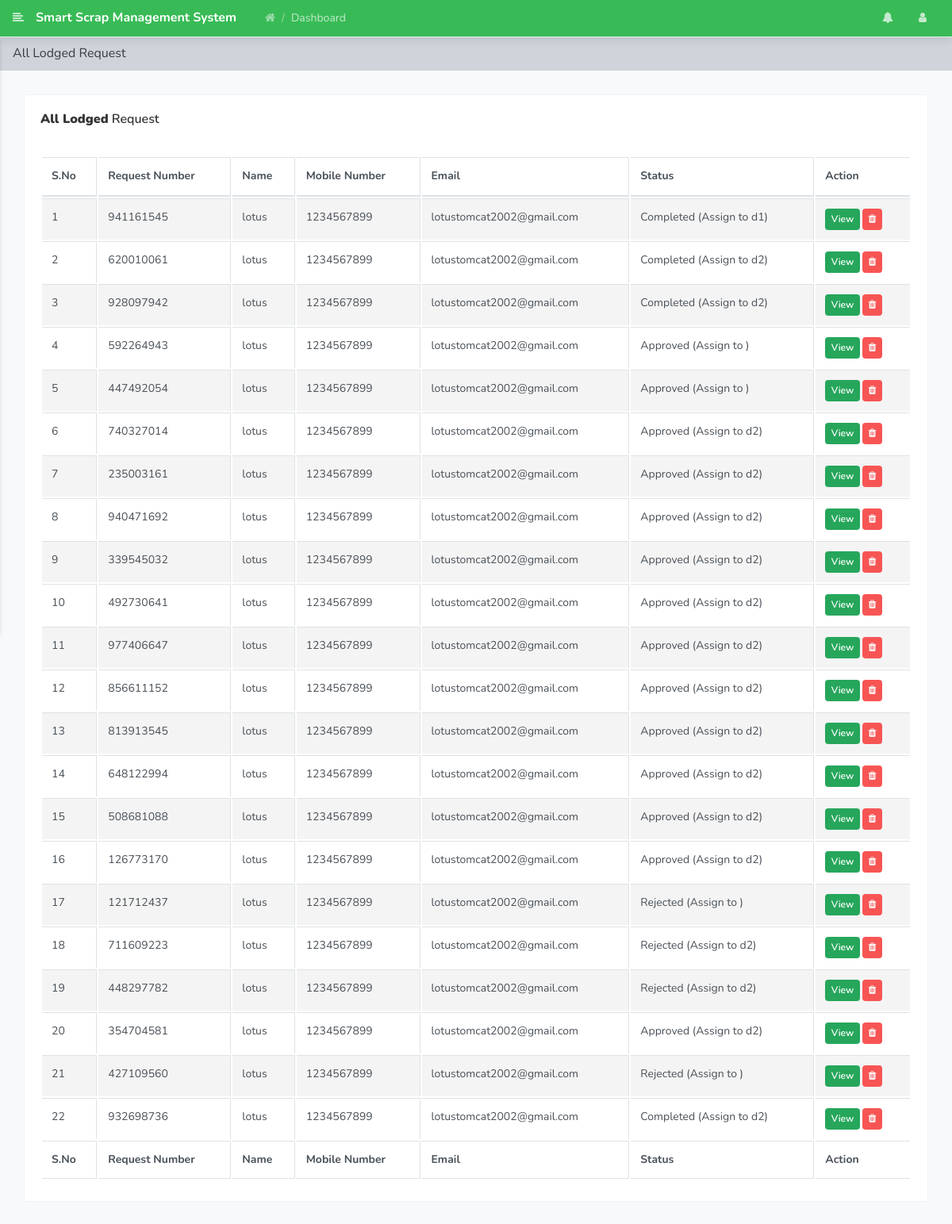
Page /admin/all-complain.php (signed in) on the committed database.
### tables this page shows
CREATE TABLE `tbllodgedcomplain` (
  `ID` int(10) NOT NULL,
  `UserID` int(10) DEFAULT NULL,
  `ComplainNumber` int(10) DEFAULT NULL,
  `Area` varchar(250) DEFAULT NULL,
  `Locality` varchar(250) DEFAULT NULL,
  `Landmark` varchar(250) DEFAULT NULL,
  `Address` mediumtext DEFAULT NULL,
  `Paymentmode` varchar(50) DEFAULT NULL,
  `Photo` varchar(250) DEFAULT NULL,
  `Note` mediumtext DEFAULT NULL,
  `Upi` int(15) DEFAULT NULL,
  `Date` date DEFAULT NULL,
  `Scraptype` varchar(250) DEFAULT NULL,
  `Pin` int(50) DEFAULT NULL,
  `Time` time DEFAULT NULL,
  `ComplainDate` timestamp NOT NULL DEFAULT current_timestamp(),
  `Remark` varchar(250) DEFAULT NULL,
  `Status` varchar(100) DEFAULT NULL,
  `AssignTo` varchar(100) DEFAULT NULL,
  `AssignDate` date DEFAULT NULL,
  `UpdationDate` timestamp NULL DEFAULT NULL,
  `DriverName` varchar(250) DEFAULT NULL,
  `DriverMobile` varchar(15) DEFAULT NULL,
  `Amount` int(15) DEFAULT NULL,
  `PaymentDateTime` datetime DEFAULT NULL,
  `LocationStatus` varchar(50) DEFAULT 'unverified'
);

CREATE TABLE `tbluser` (
  `ID` int(10) NOT NULL,
  `FullName` varchar(250) DEFAULT NULL,
  `UserName` varchar(250) DEFAULT NULL,
  `MobileNumber` bigint(20) DEFAULT NULL,
  `Email` varchar(250) DEFAULT NULL,
  `Password` varchar(250) DEFAULT NULL,
  `RegDate` timestamp NULL DEFAULT current_timestamp()
);

### admin/all-complain.php (the view, shortened to what this page needs)
<?php
include('includes/dbconnection.php');
if (strlen($_SESSION['vamsaid']==0)) {
  header('location:logout.php');
  } else{
  ?>
<!doctype html>
<html lang="en">
<head>
    <link rel="stylesheet" href="../assets/vendor/themify-icons/themify-icons.css">
    <link rel="stylesheet" href="../assets/vendor/fontawesome/css/font-awesome.min.css">
    <link rel="stylesheet" href="../assets/vendor/jquery-datatable/dataTables.bootstrap4.min.css">
    <link  rel="stylesheet" href="../assets/css/main.css">
</head>
<body class="theme-indigo">
<?php include_once('includes/header.php');?>
    <div class="main_content" id="main-content">
        <div class="page">
            <nav class="navbar navbar-expand-lg navbar-light bg-light">
                <a class="navbar-brand" href="javascript:void(0);">All Lodged Request</a>
            </nav>
            <div class="container-fluid">
                <div class="row clearfix">
                    <div class="col-lg-12">
                        <div class="card">
                            <div class="header">
                                <h2><strong>All Lodged</strong> Request</h2>
                            </div>
                            <div class="body">
                                <div class="table-responsive">
                                    <table class="table table-bordered table-striped table-hover js-basic-example dataTable">
                                        <thead>
                                            <tr>
                                               <th>S.No</th>
                                        <th>Request Number</th>
                                        <th>Name</th>
                                        <th>Mobile Number</th>
                                        <th>Email</th>
                                    <th>Status</th>
                                        <th>Action</th>
                                            </tr>
                                        </thead>
                                        <tfoot>
                                            <tr>
                                              <th>S.No</th>
                                        <th>Request Number</th>
                                        <th>Name</th>
                                        <th>Mobile Number</th>
                                        <th>Email</th>
                                    <th>Status</th>
                                        <th>Action</th>
                                            </tr>
                                        </tfoot>
                                        <tbody>
                                            <tr>
                                               <?php
$sql="SELECT tbllodgedcomplain.ComplainNumber,tbllodgedcomplain.AssignTo,tbllodgedcomplain.ID as compid,tbllodgedcomplain.Status,tbluser.ID as uid,tbluser.FullName,tbluser.MobileNumber,tbluser.Email from tbllodgedcomplain join tbluser on tbluser.ID=tbllodgedcomplain.UserID";
$query = $dbh -> prepare($sql);
$query->execute();
$results=$query->fetchAll(PDO::FETCH_OBJ);
$cnt=1;
if($query->rowCount() > 0)
{
foreach($results as $row)
{               ?>
                                              <td><?php echo htmlentities($cnt);?></td>
                                        <td><?php  echo htmlentities($row->ComplainNumber);?></td>
                                        <td><?php  echo htmlentities($row->FullName);?></td>
                                        <td><?php  echo htmlentities($row->MobileNumber);?></td>
                                        <td><?php  echo htmlentities($row->Email);?></td>
                                             <?php if($row->Status==""){ ?>
                     <td><?php echo "Not Updated Yet"; ?></td>
<?php } else { ?>                  <td><?php  echo htmlentities($row->Status);?> (Assign to <?php  echo htmlentities($row->AssignTo);?>)
                  </td>
                  <?php } ?>
                  <td>
  <a href="view-complain-detail.php?editid=<?php echo htmlentities($row->compid); ?>&comid=<?php echo htmlentities($row->ComplainNumber); ?>" class="btn btn-primary btn-sm">View</a>
  <a href="all-complain.php?delid=<?php echo htmlentities($row->compid); ?>" class="btn btn-danger btn-sm" onclick="return confirm('Are you sure you want to delete this request?');">
  <i class="fa fa-trash"></i>
</a>
</td>
                                            </tr>
                                         <?php $cnt=$cnt+1;}} ?>
                                        </tbody>
                                    </table>
                                </div>
                            </div>
                        </div>
                    </div>
                </div>
            </div>
        </div>
    </div>
</body>
</html><?php }  ?>

### rows in the picture
tbllodgedcomplain: ComplainNumber "941161545", UserID.FullName "lotus", UserID.MobileNumber "1234567899", UserID.Email "lotustomcat2002@gmail.com", Status "Completed", AssignTo "d1"
tbllodgedcomplain: ComplainNumber "620010061", UserID.FullName "lotus", UserID.MobileNumber "1234567899", UserID.Email "lotustomcat2002@gmail.com", Status "Completed", AssignTo "d2"
tbllodgedcomplain: ComplainNumber "928097942", UserID.FullName "lotus", UserID.MobileNumber "1234567899", UserID.Email "lotustomcat2002@gmail.com", Status "Completed", AssignTo "d2"
tbllodgedcomplain: ComplainNumber "592264943", UserID.FullName "lotus", UserID.MobileNumber "1234567899", UserID.Email "lotustomcat2002@gmail.com", Status "Approved"
tbllodgedcomplain: ComplainNumber "447492054", UserID.FullName "lotus", UserID.MobileNumber "1234567899", UserID.Email "lotustomcat2002@gmail.com", Status "Approved"
tbllodgedcomplain: ComplainNumber "740327014", UserID.FullName "lotus", UserID.MobileNumber "1234567899", UserID.Email "lotustomcat2002@gmail.com", Status "Approved", AssignTo "d2"
tbllodgedcomplain: ComplainNumber "235003161", UserID.FullName "lotus", UserID.MobileNumber "1234567899", UserID.Email "lotustomcat2002@gmail.com", Status "Approved", AssignTo "d2"
tbllodgedcomplain: ComplainNumber "940471692", UserID.FullName "lotus", UserID.MobileNumber "1234567899", UserID.Email "lotustomcat2002@gmail.com", Status "Approved", AssignTo "d2"
tbllodgedcomplain: ComplainNumber "339545032", UserID.FullName "lotus", UserID.MobileNumber "1234567899", UserID.Email "lotustomcat2002@gmail.com", Status "Approved", AssignTo "d2"
tbllodgedcomplain: ComplainNumber "492730641", UserID.FullName "lotus", UserID.MobileNumber "1234567899", UserID.Email "lotustomcat2002@gmail.com", Status "Approved", AssignTo "d2"
tbllodgedcomplain: ComplainNumber "977406647", UserID.FullName "lotus", UserID.MobileNumber "1234567899", UserID.Email "lotustomcat2002@gmail.com", Status "Approved", AssignTo "d2"
tbllodgedcomplain: ComplainNumber "856611152", UserID.FullName "lotus", UserID.MobileNumber "1234567899", UserID.Email "lotustomcat2002@gmail.com", Status "Approved", AssignTo "d2"
tbllodgedcomplain: ComplainNumber "813913545", UserID.FullName "lotus", UserID.MobileNumber "1234567899", UserID.Email "lotustomcat2002@gmail.com", Status "Approved", AssignTo "d2"
tbllodgedcomplain: ComplainNumber "648122994", UserID.FullName "lotus", UserID.MobileNumber "1234567899", UserID.Email "lotustomcat2002@gmail.com", Status "Approved", AssignTo "d2"
tbllodgedcomplain: ComplainNumber "508681088", UserID.FullName "lotus", UserID.MobileNumber "1234567899", UserID.Email "lotustomcat2002@gmail.com", Status "Approved", AssignTo "d2"
tbllodgedcomplain: ComplainNumber "126773170", UserID.FullName "lotus", UserID.MobileNumber "1234567899", UserID.Email "lotustomcat2002@gmail.com", Status "Approved", AssignTo "d2"
tbllodgedcomplain: ComplainNumber "121712437", UserID.FullName "lotus", UserID.MobileNumber "1234567899", UserID.Email "lotustomcat2002@gmail.com", Status "Rejected"
tbllodgedcomplain: ComplainNumber "711609223", UserID.FullName "lotus", UserID.MobileNumber "1234567899", UserID.Email "lotustomcat2002@gmail.com", Status "Rejected", AssignTo "d2"
tbllodgedcomplain: ComplainNumber "448297782", UserID.FullName "lotus", UserID.MobileNumber "1234567899", UserID.Email "lotustomcat2002@gmail.com", Status "Rejected", AssignTo "d2"
tbllodgedcomplain: ComplainNumber "354704581", UserID.FullName "lotus", UserID.MobileNumber "1234567899", UserID.Email "lotustomcat2002@gmail.com", Status "Approved", AssignTo "d2"
tbllodgedcomplain: ComplainNumber "427109560", UserID.FullName "lotus", UserID.MobileNumber "1234567899", UserID.Email "lotustomcat2002@gmail.com", Status "Rejected"
tbllodgedcomplain: ComplainNumber "932698736", UserID.FullName "lotus", UserID.MobileNumber "1234567899", UserID.Email "lotustomcat2002@gmail.com", Status "Completed", AssignTo "d2"
